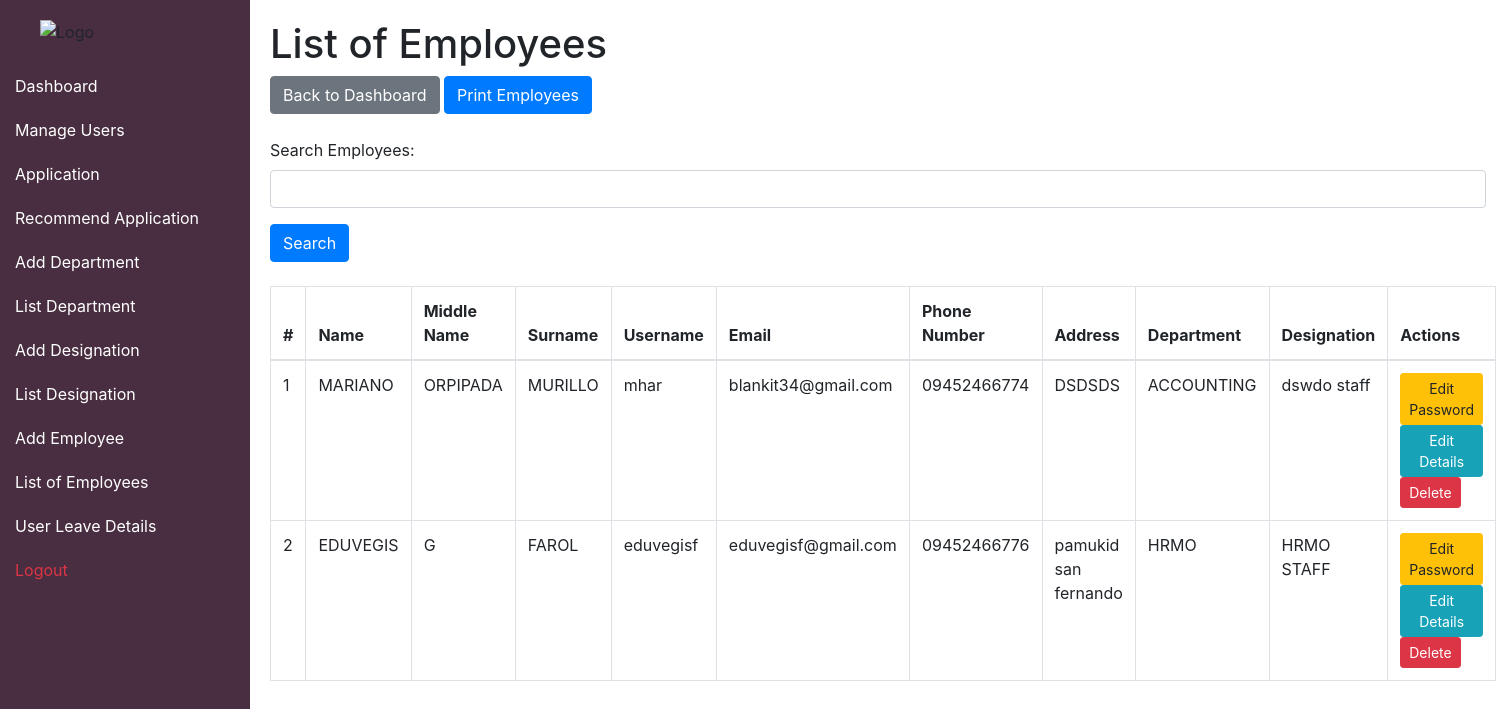
/list_employees.php (signed in), run on the app's committed database.
### tables this page shows
CREATE TABLE `employees` (
  `id` int(11) NOT NULL,
  `name` varchar(255) NOT NULL,
  `middle_name` varchar(255) DEFAULT NULL,
  `surname` varchar(255) NOT NULL,
  `suffix` varchar(100) NOT NULL,
  `blood_type` varchar(10) NOT NULL,
  `email` varchar(255) NOT NULL,
  `phone_number` varchar(20) NOT NULL,
  `address` text NOT NULL,
  `username` varchar(255) NOT NULL,
  `password` varchar(255) NOT NULL,
  `role` varchar(50) NOT NULL,
  `department_id` int(11) NOT NULL,
  `designation_id` int(11) NOT NULL,
  `login_date` datetime DEFAULT current_timestamp(),
  `annual_leave_balance` int(11) DEFAULT 0
);

CREATE TABLE `departments` (
  `id` int(11) NOT NULL,
  `name` varchar(255) NOT NULL
);

CREATE TABLE `designations` (
  `id` int(11) NOT NULL,
  `name` varchar(255) NOT NULL
);

### list_employees.php (the view, shortened to what this page needs)
<?php
$employees = [];
$searchTerm = '';
include 'connection.php';
try {
    $query = '
        SELECT e.id, e.name, e.middle_name, e.surname, e.username, e.email, e.phone_number, e.address,
               e.department_id, e.designation_id, d.name AS department_name, des.name AS designation_name
        FROM employees e
        JOIN departments d ON e.department_id = d.id
        JOIN designations des ON e.designation_id = des.id
        WHERE e.name LIKE :searchTerm
           OR e.middle_name LIKE :searchTerm
           OR e.surname LIKE :searchTerm
           OR e.username LIKE :searchTerm
           OR e.email LIKE :searchTerm
    ';
    $stmt = $pdo->prepare($query);
    $stmt->execute(['searchTerm' => '%' . $searchTerm . '%']);
    $employees = $stmt->fetchAll(PDO::FETCH_ASSOC);
} catch (PDOException $e) {
    $error = 'Database error: ' . $e->getMessage();
}
?>
<!DOCTYPE html>
<html lang="en">
<head>
    <link rel="stylesheet" href="https://maxcdn.bootstrapcdn.com/bootstrap/4.5.2/css/bootstrap.min.css">
</head>
<body>
    <div class="sidebar">
        <div class="sidebar-header">
            <img src="images/logo.png" alt="Logo" class="logo">
        </div>
        <a href="dashboard.php">Dashboard</a>
        <a href="admin_panel.php">Manage Users</a>
        <a href="applications.php">Application</a>
        <a href="recommend_applications.php">Recommend Application</a>
        <a href="add_department.php">Add Department</a>
        <a href="list_departments.php">List Department</a>
        <a href="designations.php">Add Designation</a>
        <a href="list_designations.php">List Designation</a>
        <a href="add_employee.php">Add Employee</a>
        <a href="list_employees.php">List of Employees</a>
        <a href="user_leave_details.php">User Leave Details</a>
        <a href="list_employees.php?logout=true" class="text-danger">Logout</a>
    </div>
    <div class="content">
        <h1>List of Employees</h1>
        <div class="mb-4">
            <a href="dashboard.php" class="btn btn-secondary">Back to Dashboard</a>
            <button onclick="printEmployees()" class="btn btn-primary">Print Employees</button>
        </div>
        <form method="post" class="mb-4">
            <div class="form-group">
                <label for="search">Search Employees:</label>
                <input type="text" class="form-control" id="search" name="search" value="<?php echo htmlspecialchars($searchTerm); ?>">
            </div>
            <button type="submit" class="btn btn-primary">Search</button>
        </form>
        <table class="table table-bordered mt-3">
            <thead>
                <tr>
                    <th>#</th>
                    <th>Name</th>
                    <th>Middle Name</th>
                    <th>Surname</th>
                    <th>Username</th>
                    <th>Email</th>
                    <th>Phone Number</th>
                    <th>Address</th>
                    <th>Department</th>
                    <th>Designation</th>
                    <th>Actions</th>
                </tr>
            </thead>
            <tbody>
                <?php if (!empty($employees)) { ?>
                    <?php $count = 1; ?>
                    <?php foreach ($employees as $employee) { ?>
                        <tr>
                            <td><?php echo $count++; ?></td>
                            <td><?php echo htmlspecialchars($employee['name']); ?></td>
                            <td><?php echo htmlspecialchars($employee['middle_name']); ?></td>
                            <td><?php echo htmlspecialchars($employee['surname']); ?></td>
                            <td><?php echo htmlspecialchars($employee['username']); ?></td>
                            <td><?php echo htmlspecialchars($employee['email']); ?></td>
                            <td><?php echo htmlspecialchars($employee['phone_number']); ?></td>
                            <td><?php echo htmlspecialchars($employee['address']); ?></td>
                            <td><?php echo htmlspecialchars($employee['department_name']); ?></td>
                            <td><?php echo htmlspecialchars($employee['designation_name']); ?></td>
                            <td>
                                <button type="button" class="btn btn-warning btn-sm" data-toggle="modal" data-target="#editPasswordModal<?php echo $employee['id']; ?>">Edit Password</button>
                                <button type="button" class="btn btn-info btn-sm" data-toggle="modal" data-target="#editEmployeeModal<?php echo $employee['id']; ?>">Edit Details</button>
                                <a href="list_employees.php?delete_id=<?php echo $employee['id']; ?>" class="btn btn-danger btn-sm" onclick="return confirm('Are you sure you want to delete this employee?');">Delete</a>
                            </td>
                        </tr>
                    <?php } ?>
                <?php } else { ?>
                    <tr>
                        <td colspan="11" class="text-center">No employees found.</td>
                    </tr>
                <?php } ?>
            </tbody>
        </table>
    </div>
</body>
</html>

### data on the page
employees: name "MARIANO", middle_name "ORPIPADA", surname "MURILLO", username "mhar", email "blankit34@gmail.com", phone_number "09452466774", address "DSDSDS", department.name "ACCOUNTING", designation.name "dswdo staff"
employees: name "EDUVEGIS", middle_name "G", surname "FAROL", username "eduvegisf", email "eduvegisf@gmail.com", phone_number "09452466776", address "pamukid san fernando", department.name "HRMO", designation.name "HRMO STAFF"
